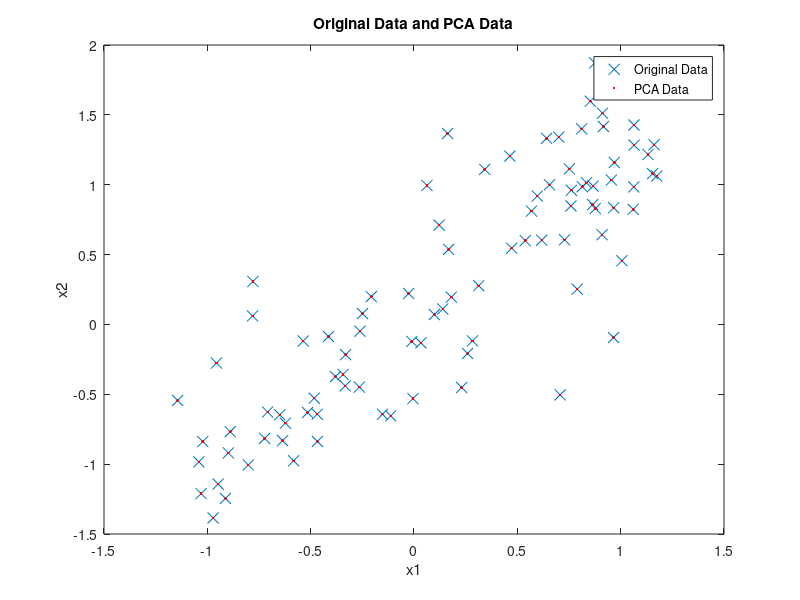
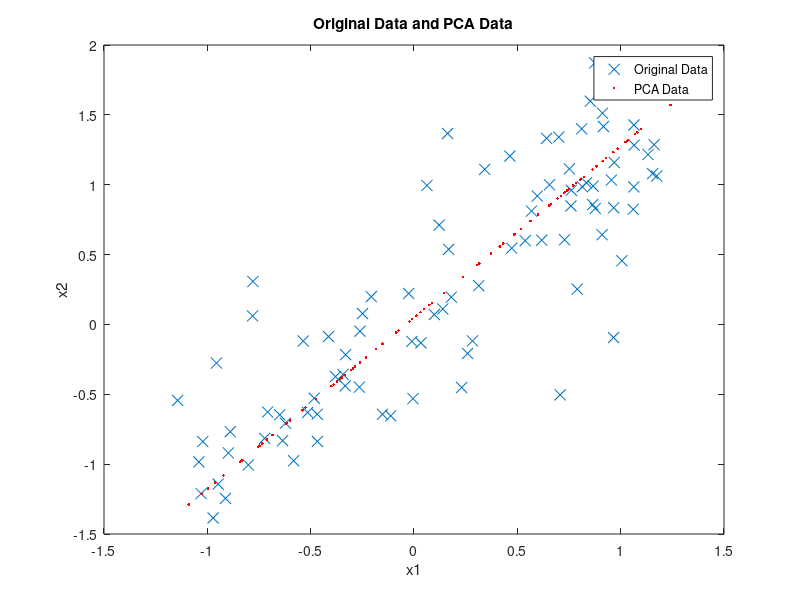

MATLAB code to generate these figures, in order:
clear all
close all
clc

range = 1:0.1:10;
x1 = sin(range)' + 0.1 * randn(length(range), 1);
x2 = sin(range)' + 0.5 * randn(length(range), 1);
data = [x1, x2];
[coeff, score, latent, tsquared, explained, mu] = pca(data);
data_pca = score * coeff' + mu;

figure;
plot(data(:, 1), data(:, 2), 'x', 'MarkerSize', 8, 'DisplayName', 'Original Data');
hold on;
plot(data_pca(:, 1), data_pca(:, 2), 'r.', 'DisplayName', 'PCA Data');
legend;
xlabel('x1');
ylabel('x2');
title('Original Data and PCA Data');
hold off;

[coeff, score, latent, tsquared, explained, mu] = pca(data, 'NumComponents', 1);
data_pca = score * coeff' + mu;
figure;
plot(data(:, 1), data(:, 2), 'x', 'MarkerSize', 8, 'DisplayName', 'Original Data');
hold on;
plot(data_pca(:, 1), data_pca(:, 2), 'r.', 'DisplayName', 'PCA Data');
legend;
xlabel('x1');
ylabel('x2');
title('Original Data and PCA Data');
hold off;
